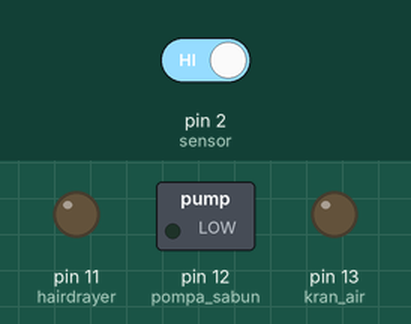
Bench run of a sketch on a simulated Arduino Uno, built with avr-gcc and run on an emulated ATmega328P. Shown: switched loads named in the sketch (green lamp = pin HIGH), output pins drawn as LEDs (lit = HIGH). The test bench sets the inputs (shaded band); at power-on: pin 2 (sensor) HIGH.

Above: at 1.2 s.
1.3 s: pin 2 (sensor) driven LOW
At 2.6 s:
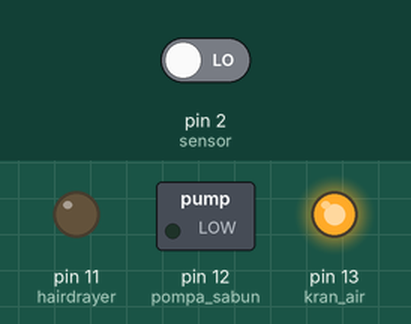
At 10.1 s:
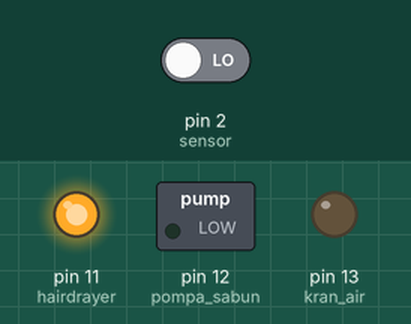
Timing chart, 0 to 10.3 s (numbered marks = the images above; inputs shaded):
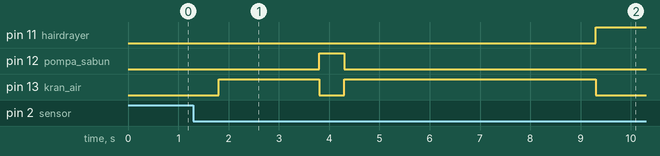

Measured:
- after the input at 1.3 s, pin 11 (hairdrayer): LOW → HIGH after 8.0 s; pin 12 (pompa_sabun): LOW → HIGH after 2.5 s, → LOW 0.50 s later; pin 13 (kran_air): LOW → HIGH after 0.50 s, → LOW 2.0 s later, → HIGH 0.50 s later, → LOW 5.0 s later

The sketch:

Latihan_Sensor_kran_elektrik_3in1.ino
```cpp
int sensorState = 0;
// the setup function runs once when you press reset or power the board
void setup() {
  // initialize digital pin LED_BUILTIN as an output.
  pinMode(2, INPUT_PULLUP);
  pinMode(13, OUTPUT); // kran air
  pinMode(12, OUTPUT); // pompa sabun
  pinMode(11, OUTPUT); // hairdrayer

}

// the loop function runs over and over again forever
void loop() {
  sensorState = digitalRead(2); //baca sensor di pin 2
  if(sensorState == LOW)
{
    delay(500);
    if (sensorState == LOW)
    {
    digitalWrite(13, HIGH); //nyalakan kran elektrik
    delay(2000);           //tunda 20 detik
    digitalWrite(13, LOW);  //matikan kran elektrik
    digitalWrite(12, HIGH); // nyalakan
    delay(500); // tunda 0,5 detik
    digitalWrite(12, LOW); // matikan pompa sabun
    digitalWrite(13, HIGH); // nyalakan air lagi
    delay(5000); // delay air 5 detik
    digitalWrite(13, LOW); // matikan air
    digitalWrite(11, HIGH); // nyalakan hairdrayer
    delay(5000); // delay hairdrayer 5 detik
    digitalWrite(11, LOW); // matikan hairsrayer
  }}
}
```
